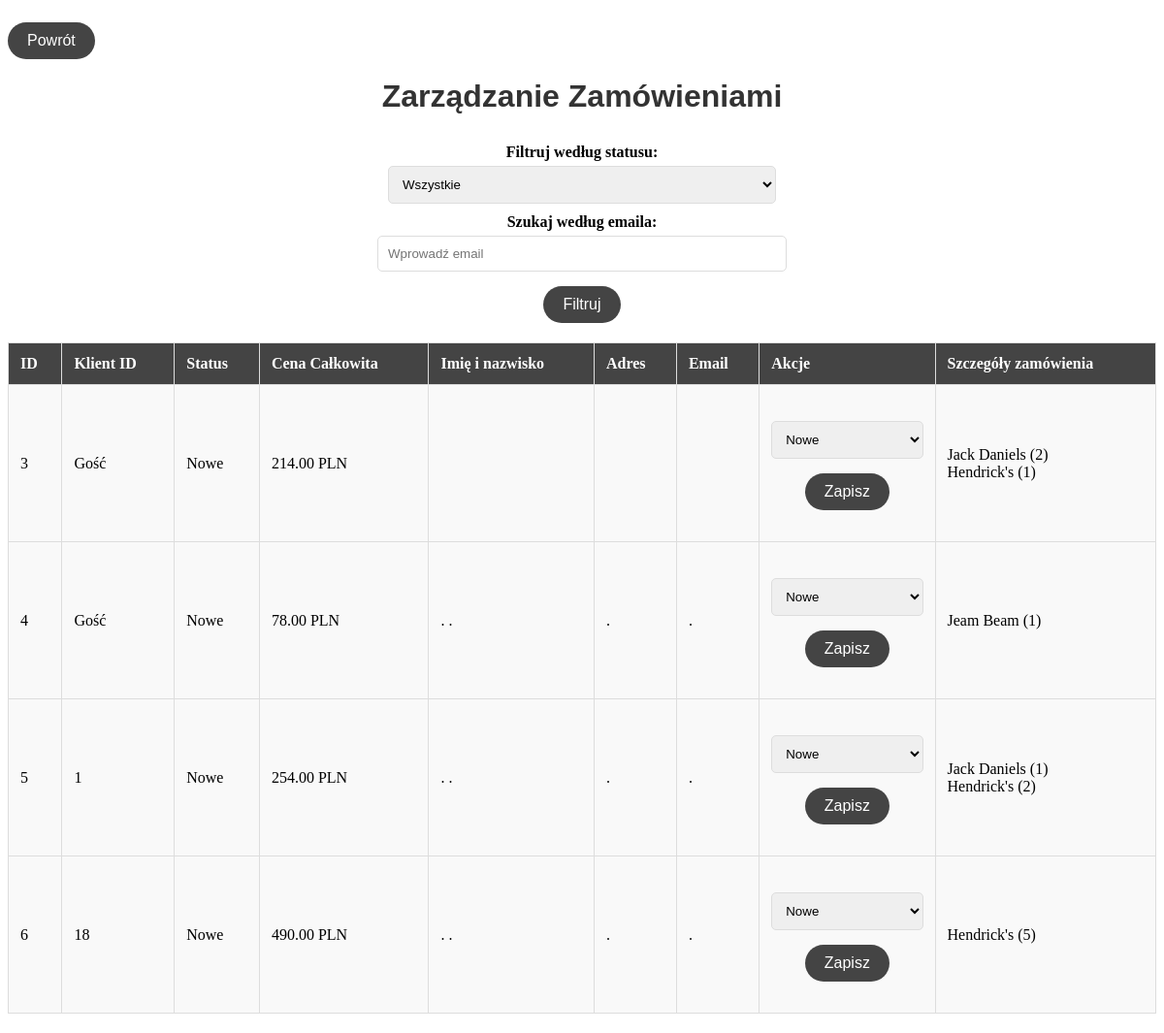
/orders.php, run on the app's committed database.
### tables this page shows
CREATE TABLE `orders` (
  `id` int(11) NOT NULL,
  `user_id` int(11) DEFAULT NULL,
  `status` enum('Nowe','W realizacji','Zakończone') DEFAULT 'Nowe',
  `total_price` decimal(10,2) NOT NULL,
  `created_at` timestamp NOT NULL DEFAULT current_timestamp(),
  `full_name` varchar(100) NOT NULL,
  `address` text NOT NULL,
  `contact_number` varchar(15) NOT NULL
);

CREATE TABLE `order_items` (
  `order_id` int(11) NOT NULL,
  `product_id` int(11) NOT NULL,
  `quantity` int(11) NOT NULL,
  `price` decimal(10,2) NOT NULL
);

CREATE TABLE `products` (
  `id` int(11) NOT NULL,
  `name` varchar(100) NOT NULL,
  `cena` decimal(10,2) NOT NULL,
  `ilosc` int(11) DEFAULT 0,
  `image` varchar(255) DEFAULT NULL
);

### orders.php (the view, shortened to what this page needs)
<?php
include('database.php');
$email_search = $_GET['email'] ?? '';
$query = "SELECT * FROM orders WHERE 1=1";
$stmt = $pdo->prepare($query);
$stmt->execute();
$orders = $stmt->fetchAll();
?>
<!DOCTYPE html>
<html lang="pl">
<head>
    <link rel="stylesheet" href="styling.css">
</head>
<body>
    <button class="przenies" onclick="window.location.href='admin.php'">Powrót</button>
    <h1>Zarządzanie Zamówieniami</h1>
    <form method="GET" action="orders.php">
        <label for="status">Filtruj według statusu:</label>
        <select name="status" id="status">
            <option value="">Wszystkie</option>
        </select>
        <label for="email">Szukaj według emaila:</label>
        <input type="text" name="email" id="email" value="<?= htmlspecialchars($email_search) ?>" placeholder="Wprowadź email">
        <button type="submit">Filtruj</button>
    </form>
    <table>
        <tr>
            <th>ID</th>
            <th>Klient ID</th>
            <th>Status</th>
            <th>Cena Całkowita</th>
            <th>Imię i nazwisko</th>
            <th>Adres</th>
            <th>Email</th>
            <th>Akcje</th>
            <th>Szczegóły zamówienia</th>
        </tr>
        <?php foreach ($orders as $order): ?>
        <tr>
            <td><?= $order['id'] ?></td>
            <td><?= $order['user_id'] ?? 'Gość' ?></td>
            <td><?= $order['status'] ?></td>
            <td><?= $order['total_price'] ?> PLN</td>
            <td><?= $order['full_name'] ?></td>
            <td><?= $order['address'] ?></td>
            <td><?= $order['contact_number'] ?></td>
            <td>
                <form action="orders.php" method="POST">
                    <select name="status">
                        <option <?= $order['status'] == 'Nowe' ? 'selected' : '' ?>>Nowe</option>
                    </select>
                    <button type="submit" name="update_status">Zapisz</button>
                </form>
            </td>
            <td>
                <?php
                $zamowienie = $pdo->prepare("SELECT products.name, order_items.quantity
                                             FROM products
                                             INNER JOIN order_items
                                             ON products.id = order_items.product_id
                                             WHERE order_items.order_id = ?");
                $zamowienie->execute([$order['id']]);
                $szczegoly = $zamowienie->fetchAll();
                foreach ($szczegoly as $row): ?>
                    <?= $row['name'] ?> (<?= $row['quantity'] ?>)<br>
                <?php endforeach; ?>
            </td>
        </tr>
        <?php endforeach; ?>
    </table>
</body>
</html>

### styling.css (style rules this page uses)
h1, h2 { font-family: 'Arial', sans-serif; color: #333; text-align: center; margin: 20px 0; }
table { width: 100%; border-collapse: collapse; margin: 20px 0; }
th, td { padding: 12px; border: 1px solid #ddd; text-align: left; }
th { background-color: #444; color: #fff; font-weight: bold; }
td { background-color: #f9f9f9; }
form { margin: 20px 0; display: flex; flex-direction: column; align-items: center; }
label { font-weight: bold; margin-top: 10px; }
input[type="text"], input[type="number"], input[type="date"], select, textarea { width: 100%; max-width: 400px; padding: 10px; margin-top: 5px; border: 1px solid #ddd; border-radius: 5px; }
button, input[type="submit"] { background-color: #444; color: #ffffff; border-radius: 20px; border: none; padding: 10px 20px; font-size: 16px; margin-top: 15px; cursor: pointer; transition: background-color 0.3s; }

### data on the page
orders: id "3", user "Gość", status "Nowe", total_price "214.00"
order_items: product.name "Jack Daniels", quantity "2"
order_items: product.name "Hendrick's", quantity "1"
orders: id "4", user "Gość", status "Nowe", total_price "78.00", full_name ". .", address ".", contact_number "."
order_items: product.name "Jeam Beam", quantity "1"
orders: id "5", user "1", status "Nowe", total_price "254.00", full_name ". .", address ".", contact_number "."
order_items: product.name "Jack Daniels", quantity "1"
order_items: product.name "Hendrick's", quantity "2"
orders: id "6", user "18", status "Nowe", total_price "490.00", full_name ". .", address ".", contact_number "."
order_items: product.name "Hendrick's", quantity "5"
